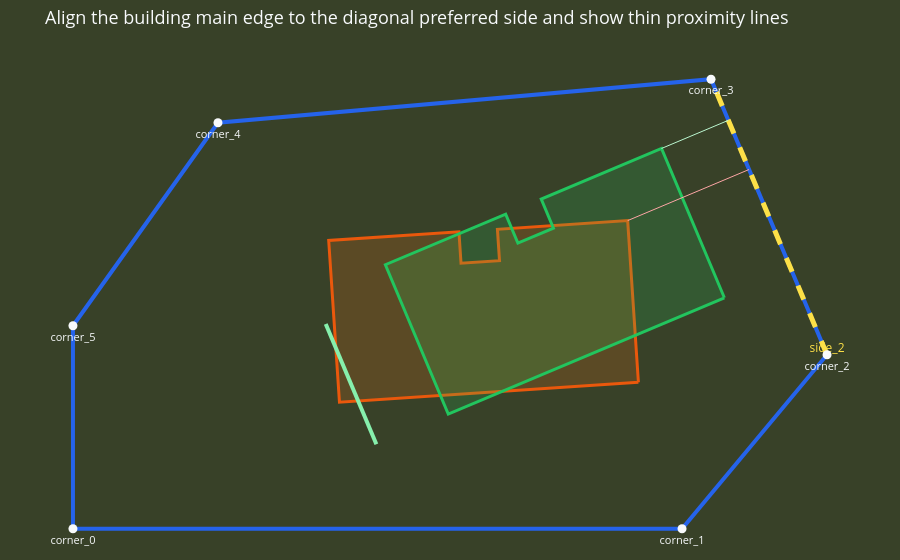

The notebook cell saved with this chart:
### Code cell
site_graph = site_graph_result["data"]["site_boundary_graph"]
target_side = next(
    edge
    for edge in site_graph["edges"]
    if edge["label"] == PREFERRED_SIDE_LABEL
    )
target_start = site_graph["nodes"][target_side["from_node_index"]]["point"]
target_end = site_graph["nodes"][target_side["to_node_index"]]["point"]
selected_side_before = proximity_before_move["data"]["selected_site_edge"]
selected_side_after = proximity_after_move["data"]["selected_site_edge"]
aligned_building_edge = move_toward_side_result["data"]["transform_parameters"]["aligned_building_edge"]

figure = go.Figure()
_add_boundary_trace(
    figure,
    SITE_BOUNDARY,
    line_color="#2563eb",
    line_width=4,
    name="site",
)
_add_boundary_trace(
    figure,
    data["boundary"],
    line_color="#ea580c",
    line_width=3,
    fillcolor="rgba(249, 115, 22, 0.18)",
    name="original",
)
_add_boundary_trace(
    figure,
    move_toward_side_result["data"]["transformed_boundary"],
    line_color="#22c55e",
    line_width=3,
    fillcolor="rgba(34, 197, 94, 0.18)",
    name="moved",
)
figure.add_trace(
    go.Scatter(
        x=[target_start[0], target_end[0]],
        y=[target_start[1], target_end[1]],
        mode="lines+text",
        line=dict(color="#fde047", width=5, dash="dash"),
        text=[target_side["label"], ""],
        textposition="top center",
        textfont=dict(color="#fde047", size=12),
        hoverinfo="skip",
        showlegend=False,
    )
)
figure.add_trace(
    go.Scatter(
        x=[selected_side_before["nearest_building_point"][0], selected_side_before["nearest_site_point"][0]],
        y=[selected_side_before["nearest_building_point"][1], selected_side_before["nearest_site_point"][1]],
        mode="lines",
        line=dict(color="#fca5a5", width=1),
        hoverinfo="skip",
        showlegend=False,
    )
)
figure.add_trace(
    go.Scatter(
        x=[selected_side_after["nearest_building_point"][0], selected_side_after["nearest_site_point"][0]],
        y=[selected_side_after["nearest_building_point"][1], selected_side_after["nearest_site_point"][1]],
        mode="lines",
        line=dict(color="#bbf7d0", width=1),
        hoverinfo="skip",
        showlegend=False,
    )
)
figure.add_trace(
    go.Scatter(
        x=[aligned_building_edge["start_point"][0], aligned_building_edge["end_point"][0]],
        y=[aligned_building_edge["start_point"][1], aligned_building_edge["end_point"][1]],
        mode="lines",
        line=dict(color="#86efac", width=4),
        hoverinfo="skip",
        showlegend=False,
    )
)
figure.add_trace(
    go.Scatter(
        x=[node["point"][0] for node in site_graph["nodes"]],
        y=[node["point"][1] for node in site_graph["nodes"]],
        mode="markers+text",
        marker=dict(color="#f8fafc", size=9),
        text=[node["label"] for node in site_graph["nodes"]],
        textposition="bottom center",
        textfont=dict(color="#f8fafc", size=11),
        hoverinfo="skip",
        showlegend=False,
    )
)
figure.update_layout(title="Align the building main edge to the diagonal preferred side and show thin proximity lines")
_apply_zoom_to_fit(figure)

### Figure 1 — Plotly figure (JSON) as saved in the notebook; plotly's stock layout.template omitted (floating-point values rounded to 4 significant figures)
{"data": [{"hoverinfo": "skip", "line": {"color": "#2563eb", "width": 4}, "mode": "lines", "name": "site", "showlegend": false, "type": "scatter", "x": [0, 84, 104, 88, 20, 0, 0], "y": [0, 0, 24, 62, 56, 28, 0]}, {"fill": "toself", "fillcolor": "rgba(249, 115, 22, 0.18)", "hoverinfo": "skip", "line": {"color": "#ea580c", "width": 3}, "mode": "lines", "name": "original", "showlegend": false, "type": "scatter", "x": [77.98, 60.02, 54.72, 36.76, 35.56, 35.27, 53.23, 53.52, 58.83, 58.54, 76.5, 76.79, 77.98], "y": [20.21, 19.01, 18.66, 17.46, 35.42, 39.75, 40.95, 36.62, 36.97, 41.3, 42.5, 38.17, 20.21]}, {"fill": "toself", "fillcolor": "rgba(34, 197, 94, 0.18)", "hoverinfo": "skip", "line": {"color": "#22c55e", "width": 3}, "mode": "lines", "name": "moved", "showlegend": false, "type": "scatter", "x": [89.84, 73.25, 68.35, 51.76, 44.77, 43.09, 59.68, 61.36, 66.27, 64.58, 81.17, 82.86, 89.84], "y": [31.86, 24.87, 22.81, 15.83, 32.41, 36.41, 43.4, 39.4, 41.46, 45.46, 52.45, 48.45, 31.86]}, {"hoverinfo": "skip", "line": {"color": "#fde047", "dash": "dash", "width": 5}, "mode": "lines+text", "showlegend": false, "text": ["side_2", ""], "textfont": {"color": "#fde047", "size": 12}, "textposition": "top center", "type": "scatter", "x": [104, 88], "y": [24, 62]}, {"hoverinfo": "skip", "line": {"color": "#fca5a5", "width": 1}, "mode": "lines", "showlegend": false, "type": "scatter", "x": [76.5, 93.24], "y": [42.5, 49.55]}, {"hoverinfo": "skip", "line": {"color": "#bbf7d0", "width": 1}, "mode": "lines", "showlegend": false, "type": "scatter", "x": [81.17, 90.39], "y": [52.45, 56.33]}, {"hoverinfo": "skip", "line": {"color": "#86efac", "width": 4}, "mode": "lines", "showlegend": false, "type": "scatter", "x": [41.85, 34.86], "y": [11.65, 28.24]}, {"hoverinfo": "skip", "marker": {"color": "#f8fafc", "size": 9}, "mode": "markers+text", "showlegend": false, "text": ["corner_0", "corner_1", "corner_2", "corner_3", "corner_4", "corner_5"], "textfont": {"color": "#f8fafc", "size": 11}, "textposition": "bottom center", "type": "scatter", "x": [0, 84, 104, 88, 20, 0], "y": [0, 0, 24, 62, 56, 28]}], "layout": {"font": {"color": "#f8fafc", "size": 13}, "margin": {"b": 0, "l": 0, "r": 0, "t": 48}, "paper_bgcolor": "#384128", "plot_bgcolor": "#384128", "title": {"text": "Align the building main edge to the diagonal preferred side and show thin proximity lines"}, "xaxis": {"visible": false}, "yaxis": {"scaleanchor": "x", "scaleratio": 1, "visible": false}}}
